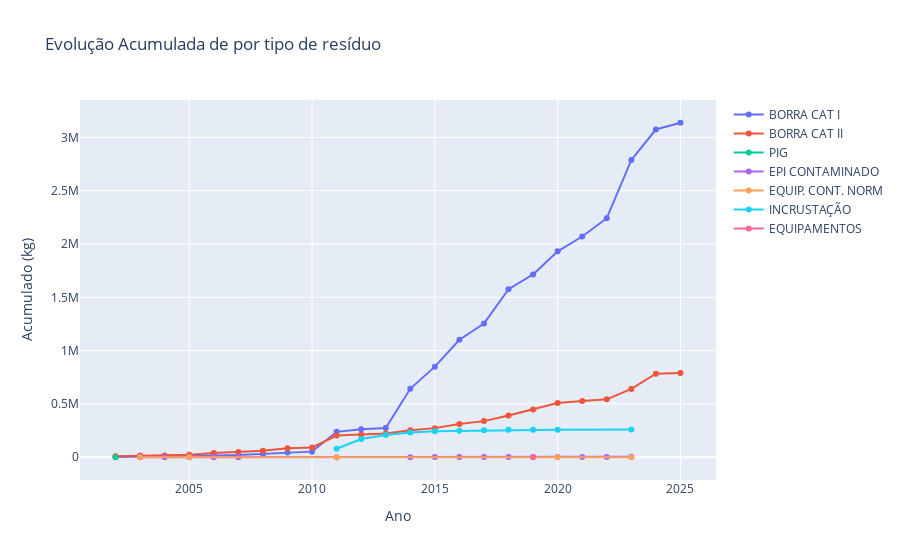

Notebook code for this chart:
### Code cell
somatorio_ano =modelo_somatorio(inventario_macae)
